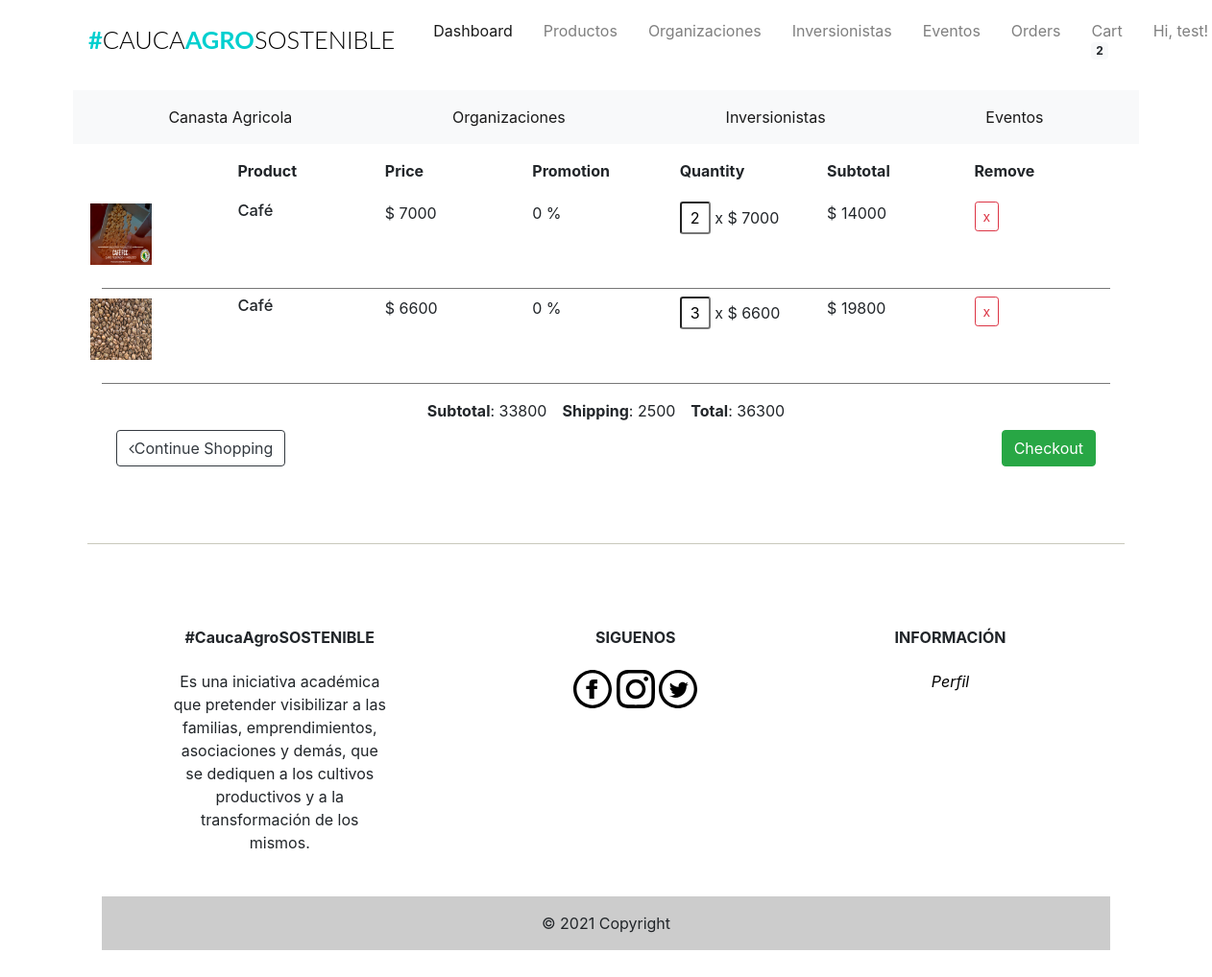
Page /cart (signed in) on the committed database.
### app/models.py (models this page shows, shortened)
class Users(UserMixin, db.Model):
    __tablename__ = "users"
    id = db.Column(db.Integer, primary_key=True)
    firstname = db.Column(db.String(24), index=True)
    lastname = db.Column(db.String(24), index=True)
    email = db.Column(db.String(50), index=True, unique=True)
    password_hash = db.Column(db.String)
    phonenumber = db.Column(db.String(18), index=True, unique=True)
    is_admin = db.Column(db.Boolean, default=False)
    order = db.relationship('Orders', backref='user')
    kart = db.relationship('Kart', uselist=False, backref='user')
    shipping_info = db.relationship('Shipping', backref='user', lazy='dynamic')

class Kart(db.Model):
    __tablename__ = 'kart'
    id = db.Column(db.Integer, primary_key=True)
    product_id = db.Column(db.Integer, db.ForeignKey('products.id'))
    product = db.relationship('Products', uselist=False)
    quantity = db.Column(db.Integer)
    subtotal = db.Column(db.Integer) # TODO: Esto se puede quitar
    user_id = db.Column(db.Integer, db.ForeignKey('users.id'))
    order = db.relationship('Orders', uselist=False, backref='kart')

class Products(db.Model):
    __tablename__ = 'products'
    id = db.Column(db.Integer, primary_key=True)
    product_name = db.Column(db.String(100), index=True)
    product_price = db.Column(db.Integer, index=True)
    product_image = db.Column(db.String(120))
    product_description = db.Column(db.String(200))
    product_stock = db.Column(db.Integer)
    promotion_value = db.Column(db.Integer, index=True)
    organizacion_id = db.Column(db.Integer, db.ForeignKey('organizaciones.id'))

### app/users/routes.py (the view)
@users.route('/cart', methods=["GET", "POST"])
def cart():
    if current_user.is_anonymous:
        count = 0
        user = 0
        cartlist = []
        shipping = None
    else:
        user = current_user.id
        user_info = Users.query.get(user)
        count = Kart.query.filter_by(user_id=user).count()
        cartlist = Kart.query.filter_by(user_id=user).all()
        shipping = Shipping.query.filter_by(user_id=user).first()
    form = CartForm()
    price = ShippingPrice()
    items_subtotals = subtotals()
    if shipping is None:
        flash('Please fill shipping information.')
        return redirect(url_for('users.profile'))
    if current_user.is_anonymous:
        flash('Please login or register to be able to add a shipping address')
        return render_template('users/cart.html', count=count, cartlist=cartlist,
                               title="Cart", form=form, price=price, items_subtotals=items_subtotals, shipping=shipping)
    return render_template('users/cart.html', count=count, cartlist=cartlist,
                           title="Cart", form=form, price=price, items_subtotals=items_subtotals, shipping=shipping, user=user_info)

### app/users/forms.py
class CartForm(FlaskForm):
    quantity = IntegerField('1', validators=[DataRequired()])
    submit = SubmitField('Submit')

### app/models.py (called while the page is built)
@login_manager.user_loader
def load_user(id):
    return Users.query.get(int(id))

### app/users/routes.py (called while the page is built)
def ShippingPrice():
    shipping_price = 0
    if current_user.is_authenticated:
        items = Kart.query.filter_by(user_id=current_user.id).all()
        acum = 0
        for item in items:
            acum += item.quantity
        shipping_price = (int(acum / 10) + 1) * 2500
    return shipping_price

def subtotals():
    subtotals = 0
    if current_user.is_authenticated:
        products = Kart.query.filter_by(user_id=current_user.id).all()
        for product in products:
            subtotals += product.subtotal
    return subtotals

### app/templates/users/cart.html (shortened to what this page needs)
{% extends "base.html" %}
{% block body%}
<link href="//maxcdn.bootstrapcdn.com/font-awesome/4.1.0/css/font-awesome.min.css" rel="stylesheet">
<link href="{{ url_for('static', filename='css/cart.css')}}" rel="stylesheet">
<div class="container">
	<div class="container">
		<div class="row">
				<div class="col">
				</div>
				<div class="col">
					<strong>Product</strong>
				</div>
				<div class="col">
						<strong>Price</strong>
				</div>
				<div class="col">
						<strong>Promotion</strong>
				</div>
				<div class="col">
						<strong>Quantity</strong>
				</div>
				<div class="col">
						<strong>Subtotal</strong>
				</div>
				<div class="col">
						<strong>Remove</strong>
				</div>
		</div>
		{% for items in cartlist %}
		<div class="row">
			<div class="col">
				<img src="{{ items.product.product_image }}" class="item-img img-responsive"/>
			</div>
			<div class="col">
        <h6 class="nomargin">
            <p>{{ items.product.product_name }}</p>
        </h6>
			</div>
			<div class="col">
        <span class="iso">$</span>
        <span class="iso">{{ items.product.product_price }}</span>
			</div>
			<div class="col">
        <span class="iso">{{ items.product.promotion_value}}</span>
        <span class="iso">%</span>
			</div>
			<div class="col">
						<p>
              <input type="text" name="quantity" class="qty form-control-sm" id="qty{{items.id}}" value="{{items.quantity}}" readonly>
              <span class="times">x</span>
              <span class="iso">$</span>
              <span class="item-price{{items.id}}">{{ items.product.product_price }}</span>
						</p>
			</div>
			<div class="col">
        <p>
            <span class="iso">$</span>
            <span class="item-total">{{ items.subtotal }}</span>
        </p>
			</div>
			<div class="col">
					<a href="{{ url_for('users.remove_item', id=items.id) }}" class=" btn btn-outline-danger btn-sm">x</a>
			</div>
		</div>
		<div class="line"></div>
		{% endfor %}
    <div class="container d-flex justify-content-center align-items-center">
      <span class="m-2"><strong>Subtotal</strong>: {{items_subtotals}}</span>
      <span class="m-2"><strong>Shipping</strong>: {{ price }}</span>
      <span class="m-2"><strong>Total</strong>: {{items_subtotals + price}}</span>
		</div>
    <div class="container">
      <a href="{{ url_for('home.homepage') }}" class="btn btn-outline-dark continue-shopping"><i class="fa fa-angle-left"></i>Continue Shopping</a>
      <a href="#" class="btn btn-success checkout-btn float-right" data-toggle="modal" data-target="#exampleModalCenter">Checkout</a>
    </div>
{% endblock %}

### app/templates/navbar.html (shortened to what this page needs)
{% block navbar %}
<div class="container mt-1 mb-3">
  <nav class="navbar navbar-expand-lg navbar-light">
    <h1 class="brand_name">
      <a class="navbar-brand" href="{{ url_for('home.homepage') }}">#<span>CAUCA</span>AGRO<span>SOSTENIBLE</span></a>
    </h1>
    <div class="collapse navbar-collapse" id="navbarNav">
      <ul class="navbar-nav ml-auto mr-auto mt-2 mt-lg-0">
        {% if current_user.is_authenticated %}
        {% if current_user.is_admin %}
        <li class="nav-item ml-3">
          <a class="nav-link active" href="{{ url_for('home.admin_dashboard') }}">Dashboard</a>
        </li>
        <li class="nav-item ml-3">
          <a class="nav-link" href="{{ url_for('admin.list_products') }}">Productos</a>
        </li>
        <li class="nav-item ml-3">
          <a class="nav-link" href="{{ url_for('admin.list_organizaciones') }}">Organizaciones</a>
        </li>
        <li class="nav-item ml-3">
          <a class="nav-link" href="{{ url_for('admin.list_inversionistas') }}">Inversionistas</a>
        </li>
        <li class="nav-item ml-3">
          <a class="nav-link" href="{{ url_for('admin.list_eventos') }}">Eventos</a>
        </li>
        <li class="nav-item ml-3">
          <a class="nav-link" href="{{ url_for('admin.list_orders') }}">Orders</a>
        </li>
        <li class="nav-item ml-3">
          <a class="nav-link" href="{{ url_for('users.cart') }}">Cart<span class="badge badge-light">{{ count
              }}</span></a>
        </li>
        {% else %}
        <li class="nav-item ml-3">
          <a class="nav-link" href="{{ url_for('users.cart') }}">Cart<span class="badge badge-light">{{ count
              }}</span></a>
        </li>
        {% endif %}
        <li class="nav-item dropdown ml-3">
          <a class="nav-link dropdown-toggle" data-toggle="dropdown" href="#" role="button" aria-haspopup="true"
            aria-expanded="false">
            Hi, {{ current_user.firstname }}!
          </a>
        </li>
        {% endif %}
      </ul>
    </div>
  </nav>
</div>
{% endblock %}

### app/static/css/st.css (style rules this page uses)
.brand_name .navbar-brand { font-size:1.59rem; text-transform: uppercase; font-family: 'Lato', sans-serif; font-weight: 700; color: #333; }
.brand_name >.navbar-brand { color:#01CFCF; text-decoration: none; }
.brand_name >.navbar-brand span { color: #000; font-weight: 300; }
.navbar-nav { width: 100%; align-items: flex-start; }
.row { margin-left: auto; margin-right: auto; margin-bottom: 20px; }
.row:after { content: ""; display: table; clear: both; }
.row .col { float: left; -webkit-box-sizing: border-box; box-sizing: border-box; padding: 0 0.75rem; min-height: 1px; }

### app/static/css/cart.css (style rules this page uses)
p,h1, h3, input, ul, h6 ,h5 { margin: 0; padding: 0; }
ul { list-style-type: none; }
.line { width: 100%; margin-bottom:8px; border-bottom:1px solid #777777; }
@media screen and (max-width: 1280px) { .row { margin-left: -24px; } }
@media screen and (max-width: 1280px) { .nomargin > p { word-wrap: break-word; } }
.item-img { width:5em; height: 4em; display:inline; padding-right:1em; margin-top: 2px; margin-bottom: 4px; }
.item-img, .item-name { display: inline-block; }
.nomargin { font-size: 1.03em; text-transform: capitalize; }
.nomargin > p { word-wrap: break-word; }
input.qty { width: 2em; text-align: center; font-size: 1em; padding: .25em; }

### rows in the picture
Users: firstname "test"
Kart: product.product_image (picture), product.product_name "Café", product.product_price "7000", product.promotion_value "0", quantity "2", subtotal "14000"
Kart: product.product_image (picture), product.product_name "Café", product.product_price "6600", product.promotion_value "0", quantity "3", subtotal "19800"

### other values in the picture
{{ count }} "2"
{{ items_subtotals }} "33800"
{{ price }} "2500"
{{ items_subtotals + price }} "36300"
